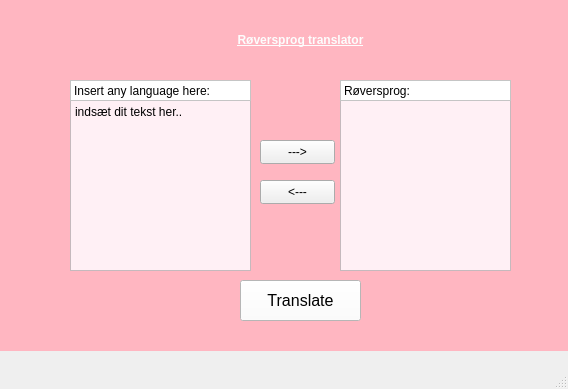
<?xml version="1.0" encoding="UTF-8"?>
<ui version="4.0">
 <class>MainWindow</class>
 <widget class="QMainWindow" name="MainWindow">
  <property name="geometry">
   <rect>
    <x>0</x>
    <y>0</y>
    <width>568</width>
    <height>389</height>
   </rect>
  </property>
  <property name="windowTitle">
   <string>MainWindow</string>
  </property>
  <widget class="QWidget" name="centralwidget">
   <widget class="QWidget" name="verticalLayoutWidget">
    <property name="geometry">
     <rect>
      <x>50</x>
      <y>20</y>
      <width>481</width>
      <height>261</height>
     </rect>
    </property>
    <layout class="QVBoxLayout" name="verticalLayout">
     <item>
      <widget class="QWidget" name="widget" native="true">
       <widget class="QLabel" name="tittle">
        <property name="geometry">
         <rect>
          <x>110</x>
          <y>0</y>
          <width>281</width>
          <height>41</height>
         </rect>
        </property>
        <property name="autoFillBackground">
         <bool>false</bool>
        </property>
        <property name="styleSheet">
         <string notr="true"> font: 18pt &quot;Segoe UI&quot;;</string>
        </property>
        <property name="text">
         <string>&lt;html&gt;&lt;head/&gt;&lt;body&gt;&lt;p align=&quot;center&quot;&gt;&lt;span style=&quot; font-weight:700; text-decoration: underline; color:#fdfdfd;&quot;&gt;Røversprog translator&lt;/span&gt;&lt;/p&gt;&lt;/body&gt;&lt;/html&gt;</string>
        </property>
       </widget>
       <widget class="QLabel" name="insertlabel">
        <property name="geometry">
         <rect>
          <x>20</x>
          <y>60</y>
          <width>181</width>
          <height>21</height>
         </rect>
        </property>
        <property name="autoFillBackground">
         <bool>false</bool>
        </property>
        <property name="styleSheet">
         <string notr="true">background-color: white; font: 10pt &quot;Segoe UI&quot;;</string>
        </property>
        <property name="frameShape">
         <enum>QFrame::Shape::StyledPanel</enum>
        </property>
        <property name="frameShadow">
         <enum>QFrame::Shadow::Raised</enum>
        </property>
        <property name="text">
         <string>Insert any language here:</string>
        </property>
       </widget>
       <widget class="QLabel" name="roversprog">
        <property name="geometry">
         <rect>
          <x>290</x>
          <y>60</y>
          <width>171</width>
          <height>21</height>
         </rect>
        </property>
        <property name="styleSheet">
         <string notr="true">background-color: white; font: 10pt &quot;Segoe UI&quot;;</string>
        </property>
        <property name="frameShape">
         <enum>QFrame::Shape::StyledPanel</enum>
        </property>
        <property name="frameShadow">
         <enum>QFrame::Shadow::Raised</enum>
        </property>
        <property name="text">
         <string>Røversprog:</string>
        </property>
       </widget>
       <widget class="QPushButton" name="change_button">
        <property name="geometry">
         <rect>
          <x>210</x>
          <y>120</y>
          <width>75</width>
          <height>24</height>
         </rect>
        </property>
        <property name="text">
         <string>---&gt;</string>
        </property>
       </widget>
       <widget class="QPushButton" name="change_button2">
        <property name="geometry">
         <rect>
          <x>210</x>
          <y>160</y>
          <width>75</width>
          <height>24</height>
         </rect>
        </property>
        <property name="text">
         <string>&lt;---</string>
        </property>
       </widget>
       <widget class="QFrame" name="inputframe">
        <property name="geometry">
         <rect>
          <x>20</x>
          <y>80</y>
          <width>181</width>
          <height>171</height>
         </rect>
        </property>
        <property name="frameShape">
         <enum>QFrame::Shape::StyledPanel</enum>
        </property>
        <property name="frameShadow">
         <enum>QFrame::Shadow::Raised</enum>
        </property>
        <widget class="QPlainTextEdit" name="inputfelt">
         <property name="geometry">
          <rect>
           <x>0</x>
           <y>0</y>
           <width>181</width>
           <height>171</height>
          </rect>
         </property>
         <property name="styleSheet">
          <string notr="true">background-color: lavenderblush;</string>
         </property>
         <property name="readOnly">
          <bool>false</bool>
         </property>
         <property name="plainText">
          <string>indsæt dit tekst her..</string>
         </property>
         <property name="overwriteMode">
          <bool>true</bool>
         </property>
         <property name="backgroundVisible">
          <bool>false</bool>
         </property>
        </widget>
       </widget>
       <widget class="QFrame" name="outputframe">
        <property name="geometry">
         <rect>
          <x>290</x>
          <y>80</y>
          <width>171</width>
          <height>171</height>
         </rect>
        </property>
        <property name="frameShape">
         <enum>QFrame::Shape::StyledPanel</enum>
        </property>
        <property name="frameShadow">
         <enum>QFrame::Shadow::Raised</enum>
        </property>
        <widget class="QPlainTextEdit" name="outputfelt">
         <property name="geometry">
          <rect>
           <x>0</x>
           <y>0</y>
           <width>171</width>
           <height>171</height>
          </rect>
         </property>
         <property name="styleSheet">
          <string notr="true">background-color: lavenderblush;</string>
         </property>
         <property name="readOnly">
          <bool>true</bool>
         </property>
         <property name="overwriteMode">
          <bool>false</bool>
         </property>
        </widget>
       </widget>
       <zorder>outputframe</zorder>
       <zorder>inputframe</zorder>
       <zorder>tittle</zorder>
       <zorder>insertlabel</zorder>
       <zorder>roversprog</zorder>
       <zorder>change_button</zorder>
       <zorder>change_button2</zorder>
      </widget>
     </item>
    </layout>
   </widget>
   <widget class="QWidget" name="background" native="true">
    <property name="geometry">
     <rect>
      <x>-10</x>
      <y>0</y>
      <width>581</width>
      <height>351</height>
     </rect>
    </property>
    <property name="autoFillBackground">
     <bool>false</bool>
    </property>
    <property name="styleSheet">
     <string notr="true">background-color: lightpink; font-size: 16px;</string>
    </property>
    <widget class="QPushButton" name="translatebutton">
     <property name="geometry">
      <rect>
       <x>250</x>
       <y>280</y>
       <width>121</width>
       <height>41</height>
      </rect>
     </property>
     <property name="autoFillBackground">
      <bool>false</bool>
     </property>
     <property name="styleSheet">
      <string notr="true">background-color: white; font-size: 16px;</string>
     </property>
     <property name="text">
      <string>Translate</string>
     </property>
    </widget>
   </widget>
   <zorder>background</zorder>
   <zorder>verticalLayoutWidget</zorder>
  </widget>
  <widget class="QMenuBar" name="menubar">
   <property name="geometry">
    <rect>
     <x>0</x>
     <y>0</y>
     <width>568</width>
     <height>33</height>
    </rect>
   </property>
  </widget>
  <widget class="QStatusBar" name="statusbar"/>
 </widget>
 <resources/>
 <connections/>
</ui>
